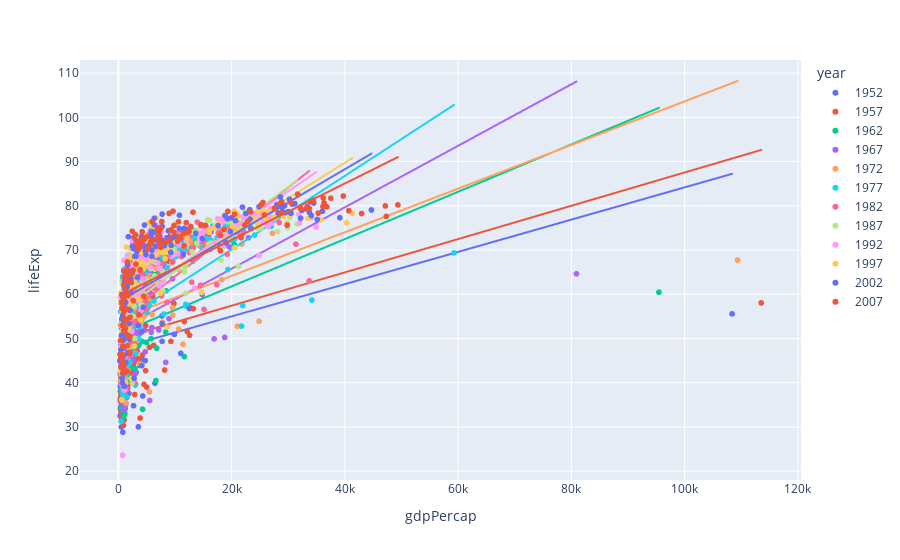

The notebook cell this image was saved under:
### Code cell
## type your code ##
fig = px.scatter(
    data_frame=gapminder,
    x='gdpPercap',
    y='lifeExp',
    color='year',
    trendline='ols'
    ) # 산점도 그리기

fig.show()

### Figure 1 — Plotly figure (JSON) as saved in the notebook; plotly's stock layout.template omitted (floating-point values rounded to 4 significant figures; data arrays with more than 128 entries replaced by an {"elided": "..."} marker saying what was removed)
{"data": [{"hovertemplate": "year=1952<br>gdpPercap=%{x}<br>lifeExp=%{y}<extra></extra>", "legendgroup": "1952", "marker": {"color": "#636efa", "symbol": "circle"}, "mode": "markers", "name": "1952", "showlegend": true, "type": "scattergl", "x": {"elided": "142 float values"}, "xaxis": "x", "y": {"elided": "142 float values"}, "yaxis": "y"}, {"hovertemplate": "<b>OLS trendline</b><br>lifeExp = 0.000364669 * gdpPercap + 47.6991<br>R<sup>2</sup>=0.077297<br><br>year=1952<br>gdpPercap=%{x}<br>lifeExp=%{y} <b>(trend)</b><extra></extra>", "legendgroup": "1952", "marker": {"color": "#636efa", "symbol": "circle"}, "mode": "lines", "name": "1952", "showlegend": false, "type": "scattergl", "x": {"elided": "142 float values"}, "xaxis": "x", "y": {"elided": "142 float values"}, "yaxis": "y"}, {"hovertemplate": "year=1957<br>gdpPercap=%{x}<br>lifeExp=%{y}<extra></extra>", "legendgroup": "1957", "marker": {"color": "#EF553B", "symbol": "circle"}, "mode": "markers", "name": "1957", "showlegend": true, "type": "scattergl", "x": {"elided": "142 float values"}, "xaxis": "x", "y": {"elided": "142 float values"}, "yaxis": "y"}, {"hovertemplate": "<b>OLS trendline</b><br>lifeExp = 0.000376425 * gdpPercap + 49.889<br>R<sup>2</sup>=0.092261<br><br>year=1957<br>gdpPercap=%{x}<br>lifeExp=%{y} <b>(trend)</b><extra></extra>", "legendgroup": "1957", "marker": {"color": "#EF553B", "symbol": "circle"}, "mode": "lines", "name": "1957", "showlegend": false, "type": "scattergl", "x": {"elided": "142 float values"}, "xaxis": "x", "y": {"elided": "142 float values"}, "yaxis": "y"}, {"hovertemplate": "year=1962<br>gdpPercap=%{x}<br>lifeExp=%{y}<extra></extra>", "legendgroup": "1962", "marker": {"color": "#00cc96", "symbol": "circle"}, "mode": "markers", "name": "1962", "showlegend": true, "type": "scattergl", "x": {"elided": "142 float values"}, "xaxis": "x", "y": {"elided": "142 float values"}, "yaxis": "y"}, {"hovertemplate": "<b>OLS trendline</b><br>lifeExp = 0.000534871 * gdpPercap + 51.0816<br>R<sup>2</sup>=0.146858<br><br>year=1962<br>gdpPercap=%{x}<br>lifeExp=%{y} <b>(trend)</b><extra></extra>", "legendgroup": "1962", "marker": {"color": "#00cc96", "symbol": "circle"}, "mode": "lines", "name": "1962", "showlegend": false, "type": "scattergl", "x": {"elided": "142 float values"}, "xaxis": "x", "y": {"elided": "142 float values"}, "yaxis": "y"}, {"hovertemplate": "year=1967<br>gdpPercap=%{x}<br>lifeExp=%{y}<extra></extra>", "legendgroup": "1967", "marker": {"color": "#ab63fa", "symbol": "circle"}, "mode": "markers", "name": "1967", "showlegend": true, "type": "scattergl", "x": {"elided": "142 float values"}, "xaxis": "x", "y": {"elided": "142 float values"}, "yaxis": "y"}, {"hovertemplate": "<b>OLS trendline</b><br>lifeExp = 0.000695055 * gdpPercap + 51.8668<br>R<sup>2</sup>=0.230534<br><br>year=1967<br>gdpPercap=%{x}<br>lifeExp=%{y} <b>(trend)</b><extra></extra>", "legendgroup": "1967", "marker": {"color": "#ab63fa", "symbol": "circle"}, "mode": "lines", "name": "1967", "showlegend": false, "type": "scattergl", "x": {"elided": "142 float values"}, "xaxis": "x", "y": {"elided": "142 float values"}, "yaxis": "y"}, {"hovertemplate": "year=1972<br>gdpPercap=%{x}<br>lifeExp=%{y}<extra></extra>", "legendgroup": "1972", "marker": {"color": "#FFA15A", "symbol": "circle"}, "mode": "markers", "name": "1972", "showlegend": true, "type": "scattergl", "x": {"elided": "142 float values"}, "xaxis": "x", "y": {"elided": "142 float values"}, "yaxis": "y"}, {"hovertemplate": "<b>OLS trendline</b><br>lifeExp = 0.000492944 * gdpPercap + 54.3101<br>R<sup>2</sup>=0.211325<br><br>year=1972<br>gdpPercap=%{x}<br>lifeExp=%{y} <b>(trend)</b><extra></extra>", "legendgroup": "1972", "marker": {"color": "#FFA15A", "symbol": "circle"}, "mode": "lines", "name": "1972", "showlegend": false, "type": "scattergl", "x": {"elided": "142 float values"}, "xaxis": "x", "y": {"elided": "142 float values"}, "yaxis": "y"}, {"hovertemplate": "year=1977<br>gdpPercap=%{x}<br>lifeExp=%{y}<extra></extra>", "legendgroup": "1977", "marker": {"color": "#19d3f3", "symbol": "circle"}, "mode": "markers", "name": "1977", "showlegend": true, "type": "scattergl", "x": {"elided": "142 float values"}, "xaxis": "x", "y": {"elided": "142 float values"}, "yaxis": "y"}, {"hovertemplate": "<b>OLS trendline</b><br>lifeExp = 0.000832211 * gdpPercap + 53.4841<br>R<sup>2</sup>=0.384231<br><br>year=1977<br>gdpPercap=%{x}<br>lifeExp=%{y} <b>(trend)</b><extra></extra>", "legendgroup": "1977", "marker": {"color": "#19d3f3", "symbol": "circle"}, "mode": "lines", "name": "1977", "showlegend": false, "type": "scattergl", "x": {"elided": "142 float values"}, "xaxis": "x", "y": {"elided": "142 float values"}, "yaxis": "y"}, {"hovertemplate": "year=1982<br>gdpPercap=%{x}<br>lifeExp=%{y}<extra></extra>", "legendgroup": "1982", "marker": {"color": "#FF6692", "symbol": "circle"}, "mode": "markers", "name": "1982", "showlegend": true, "type": "scattergl", "x": {"elided": "142 float values"}, "xaxis": "x", "y": {"elided": "142 float values"}, "yaxis": "y"}, {"hovertemplate": "<b>OLS trendline</b><br>lifeExp = 0.00100656 * gdpPercap + 53.9649<br>R<sup>2</sup>=0.522386<br><br>year=1982<br>gdpPercap=%{x}<br>lifeExp=%{y} <b>(trend)</b><extra></extra>", "legendgroup": "1982", "marker": {"color": "#FF6692", "symbol": "circle"}, "mode": "lines", "name": "1982", "showlegend": false, "type": "scattergl", "x": {"elided": "142 float values"}, "xaxis": "x", "y": {"elided": "142 float values"}, "yaxis": "y"}, {"hovertemplate": "year=1987<br>gdpPercap=%{x}<br>lifeExp=%{y}<extra></extra>", "legendgroup": "1987", "marker": {"color": "#B6E880", "symbol": "circle"}, "mode": "markers", "name": "1987", "showlegend": true, "type": "scattergl", "x": {"elided": "142 float values"}, "xaxis": "x", "y": {"elided": "142 float values"}, "yaxis": "y"}, {"hovertemplate": "<b>OLS trendline</b><br>lifeExp = 0.000955109 * gdpPercap + 55.6664<br>R<sup>2</sup>=0.562358<br><br>year=1987<br>gdpPercap=%{x}<br>lifeExp=%{y} <b>(trend)</b><extra></extra>", "legendgroup": "1987", "marker": {"color": "#B6E880", "symbol": "circle"}, "mode": "lines", "name": "1987", "showlegend": false, "type": "scattergl", "x": {"elided": "142 float values"}, "xaxis": "x", "y": {"elided": "142 float values"}, "yaxis": "y"}, {"hovertemplate": "year=1992<br>gdpPercap=%{x}<br>lifeExp=%{y}<extra></extra>", "legendgroup": "1992", "marker": {"color": "#FF97FF", "symbol": "circle"}, "mode": "markers", "name": "1992", "showlegend": true, "type": "scattergl", "x": {"elided": "142 float values"}, "xaxis": "x", "y": {"elided": "142 float values"}, "yaxis": "y"}, {"hovertemplate": "<b>OLS trendline</b><br>lifeExp = 0.000876023 * gdpPercap + 57.0132<br>R<sup>2</sup>=0.496623<br><br>year=1992<br>gdpPercap=%{x}<br>lifeExp=%{y} <b>(trend)</b><extra></extra>", "legendgroup": "1992", "marker": {"color": "#FF97FF", "symbol": "circle"}, "mode": "lines", "name": "1992", "showlegend": false, "type": "scattergl", "x": {"elided": "142 float values"}, "xaxis": "x", "y": {"elided": "142 float values"}, "yaxis": "y"}, {"hovertemplate": "year=1997<br>gdpPercap=%{x}<br>lifeExp=%{y}<extra></extra>", "legendgroup": "1997", "marker": {"color": "#FECB52", "symbol": "circle"}, "mode": "markers", "name": "1997", "showlegend": true, "type": "scattergl", "x": {"elided": "142 float values"}, "xaxis": "x", "y": {"elided": "142 float values"}, "yaxis": "y"}, {"hovertemplate": "<b>OLS trendline</b><br>lifeExp = 0.000799659 * gdpPercap + 57.7456<br>R<sup>2</sup>=0.495114<br><br>year=1997<br>gdpPercap=%{x}<br>lifeExp=%{y} <b>(trend)</b><extra></extra>", "legendgroup": "1997", "marker": {"color": "#FECB52", "symbol": "circle"}, "mode": "lines", "name": "1997", "showlegend": false, "type": "scattergl", "x": {"elided": "142 float values"}, "xaxis": "x", "y": {"elided": "142 float values"}, "yaxis": "y"}, {"hovertemplate": "year=2002<br>gdpPercap=%{x}<br>lifeExp=%{y}<extra></extra>", "legendgroup": "2002", "marker": {"color": "#636efa", "symbol": "circle"}, "mode": "markers", "name": "2002", "showlegend": true, "type": "scattergl", "x": {"elided": "142 float values"}, "xaxis": "x", "y": {"elided": "142 float values"}, "yaxis": "y"}, {"hovertemplate": "<b>OLS trendline</b><br>lifeExp = 0.000750673 * gdpPercap + 58.2499<br>R<sup>2</sup>=0.464930<br><br>year=2002<br>gdpPercap=%{x}<br>lifeExp=%{y} <b>(trend)</b><extra></extra>", "legendgroup": "2002", "marker": {"color": "#636efa", "symbol": "circle"}, "mode": "lines", "name": "2002", "showlegend": false, "type": "scattergl", "x": {"elided": "142 float values"}, "xaxis": "x", "y": {"elided": "142 float values"}, "yaxis": "y"}, {"hovertemplate": "year=2007<br>gdpPercap=%{x}<br>lifeExp=%{y}<extra></extra>", "legendgroup": "2007", "marker": {"color": "#EF553B", "symbol": "circle"}, "mode": "markers", "name": "2007", "showlegend": true, "type": "scattergl", "x": {"elided": "142 float values"}, "xaxis": "x", "y": {"elided": "142 float values"}, "yaxis": "y"}, {"hovertemplate": "<b>OLS trendline</b><br>lifeExp = 0.000637134 * gdpPercap + 59.5657<br>R<sup>2</sup>=0.460583<br><br>year=2007<br>gdpPercap=%{x}<br>lifeExp=%{y} <b>(trend)</b><extra></extra>", "legendgroup": "2007", "marker": {"color": "#EF553B", "symbol": "circle"}, "mode": "lines", "name": "2007", "showlegend": false, "type": "scattergl", "x": {"elided": "142 float values"}, "xaxis": "x", "y": {"elided": "142 float values"}, "yaxis": "y"}], "layout": {"legend": {"title": {"text": "year"}, "tracegroupgap": 0}, "margin": {"t": 60}, "xaxis": {"anchor": "y", "domain": [0, 1], "title": {"text": "gdpPercap"}}, "yaxis": {"anchor": "x", "domain": [0, 1], "title": {"text": "lifeExp"}}}}
